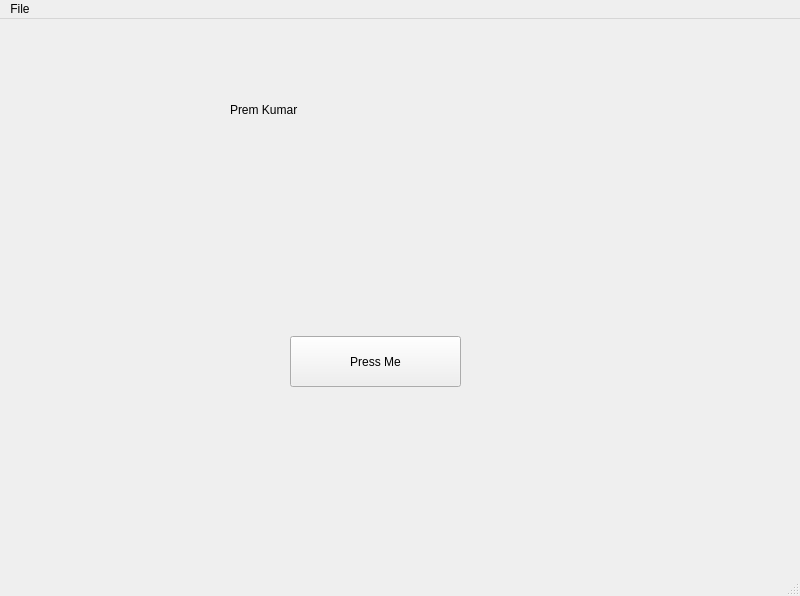
<?xml version="1.0" encoding="UTF-8"?>
<ui version="4.0">
 <class>MainWindow</class>
 <widget class="QMainWindow" name="MainWindow">
  <property name="geometry">
   <rect>
    <x>0</x>
    <y>0</y>
    <width>800</width>
    <height>596</height>
   </rect>
  </property>
  <property name="windowTitle">
   <string>MainWindow</string>
  </property>
  <widget class="QWidget" name="centralwidget">
   <widget class="QPushButton" name="b1">
    <property name="geometry">
     <rect>
      <x>290</x>
      <y>317</y>
      <width>171</width>
      <height>51</height>
     </rect>
    </property>
    <property name="text">
     <string>Press Me</string>
    </property>
   </widget>
   <widget class="QLabel" name="l1">
    <property name="geometry">
     <rect>
      <x>230</x>
      <y>70</y>
      <width>311</width>
      <height>41</height>
     </rect>
    </property>
    <property name="text">
     <string>Prem Kumar</string>
    </property>
   </widget>
  </widget>
  <widget class="QMenuBar" name="menubar">
   <property name="geometry">
    <rect>
     <x>0</x>
     <y>0</y>
     <width>800</width>
     <height>26</height>
    </rect>
   </property>
   <widget class="QMenu" name="menuFile">
    <property name="title">
     <string>File</string>
    </property>
   </widget>
   <addaction name="menuFile"/>
  </widget>
  <widget class="QStatusBar" name="statusbar"/>
 </widget>
 <resources/>
 <connections/>
</ui>
